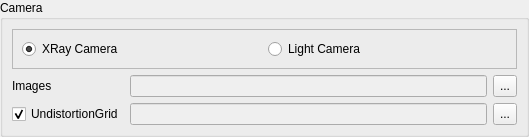
<?xml version="1.0" encoding="UTF-8"?>
<ui version="4.0">
 <class>CameraBox</class>
 <widget class="QWidget" name="CameraBox">
  <property name="geometry">
   <rect>
    <x>0</x>
    <y>0</y>
    <width>529</width>
    <height>122</height>
   </rect>
  </property>
  <property name="sizePolicy">
   <sizepolicy hsizetype="Preferred" vsizetype="Maximum">
    <horstretch>0</horstretch>
    <verstretch>0</verstretch>
   </sizepolicy>
  </property>
  <property name="windowTitle">
   <string>Form</string>
  </property>
  <layout class="QGridLayout" name="gridLayout">
   <property name="margin">
    <number>0</number>
   </property>
   <property name="spacing">
    <number>0</number>
   </property>
   <item row="0" column="0">
    <widget class="QGroupBox" name="groupBox_Camera">
     <property name="sizePolicy">
      <sizepolicy hsizetype="Minimum" vsizetype="MinimumExpanding">
       <horstretch>0</horstretch>
       <verstretch>0</verstretch>
      </sizepolicy>
     </property>
     <property name="title">
      <string>Camera</string>
     </property>
     <layout class="QGridLayout" name="gridLayout_3">
      <item row="1" column="1">
       <widget class="QLabel" name="labelNbImages">
        <property name="sizePolicy">
         <sizepolicy hsizetype="Fixed" vsizetype="Preferred">
          <horstretch>0</horstretch>
          <verstretch>0</verstretch>
         </sizepolicy>
        </property>
        <property name="minimumSize">
         <size>
          <width>30</width>
          <height>0</height>
         </size>
        </property>
        <property name="text">
         <string/>
        </property>
       </widget>
      </item>
      <item row="2" column="0" colspan="2">
       <widget class="QCheckBox" name="checkBoxUndistortionGrid">
        <property name="sizePolicy">
         <sizepolicy hsizetype="Maximum" vsizetype="Fixed">
          <horstretch>0</horstretch>
          <verstretch>0</verstretch>
         </sizepolicy>
        </property>
        <property name="text">
         <string>UndistortionGrid</string>
        </property>
        <property name="checked">
         <bool>true</bool>
        </property>
       </widget>
      </item>
      <item row="2" column="4">
       <widget class="QToolButton" name="toolButtonUndistortionGrid">
        <property name="sizePolicy">
         <sizepolicy hsizetype="Fixed" vsizetype="Preferred">
          <horstretch>0</horstretch>
          <verstretch>0</verstretch>
         </sizepolicy>
        </property>
        <property name="text">
         <string>...</string>
        </property>
       </widget>
      </item>
      <item row="0" column="0" colspan="5">
       <widget class="QFrame" name="frame">
        <property name="sizePolicy">
         <sizepolicy hsizetype="Minimum" vsizetype="Maximum">
          <horstretch>0</horstretch>
          <verstretch>0</verstretch>
         </sizepolicy>
        </property>
        <property name="frameShape">
         <enum>QFrame::StyledPanel</enum>
        </property>
        <property name="frameShadow">
         <enum>QFrame::Raised</enum>
        </property>
        <layout class="QGridLayout" name="gridLayout_2">
         <item row="0" column="0">
          <widget class="QRadioButton" name="radioButtonXRay">
           <property name="text">
            <string>XRay Camera</string>
           </property>
           <property name="checked">
            <bool>true</bool>
           </property>
          </widget>
         </item>
         <item row="0" column="1">
          <widget class="QRadioButton" name="radioButtonLightCamera">
           <property name="text">
            <string>Light Camera</string>
           </property>
          </widget>
         </item>
        </layout>
       </widget>
      </item>
      <item row="1" column="2" colspan="2">
       <widget class="QLineEdit" name="lineEditImages">
        <property name="enabled">
         <bool>false</bool>
        </property>
        <property name="sizePolicy">
         <sizepolicy hsizetype="Minimum" vsizetype="Preferred">
          <horstretch>0</horstretch>
          <verstretch>0</verstretch>
         </sizepolicy>
        </property>
       </widget>
      </item>
      <item row="1" column="4">
       <widget class="QToolButton" name="toolButtonImages">
        <property name="sizePolicy">
         <sizepolicy hsizetype="Fixed" vsizetype="Preferred">
          <horstretch>0</horstretch>
          <verstretch>0</verstretch>
         </sizepolicy>
        </property>
        <property name="text">
         <string>...</string>
        </property>
       </widget>
      </item>
      <item row="2" column="2" colspan="2">
       <widget class="QLineEdit" name="lineEditUndistortionGrid">
        <property name="enabled">
         <bool>false</bool>
        </property>
        <property name="sizePolicy">
         <sizepolicy hsizetype="Minimum" vsizetype="Preferred">
          <horstretch>0</horstretch>
          <verstretch>0</verstretch>
         </sizepolicy>
        </property>
       </widget>
      </item>
      <item row="1" column="0">
       <widget class="QLabel" name="label_1">
        <property name="sizePolicy">
         <sizepolicy hsizetype="Maximum" vsizetype="Preferred">
          <horstretch>0</horstretch>
          <verstretch>0</verstretch>
         </sizepolicy>
        </property>
        <property name="text">
         <string>Images</string>
        </property>
       </widget>
      </item>
     </layout>
    </widget>
   </item>
  </layout>
 </widget>
 <resources/>
 <connections/>
</ui>
